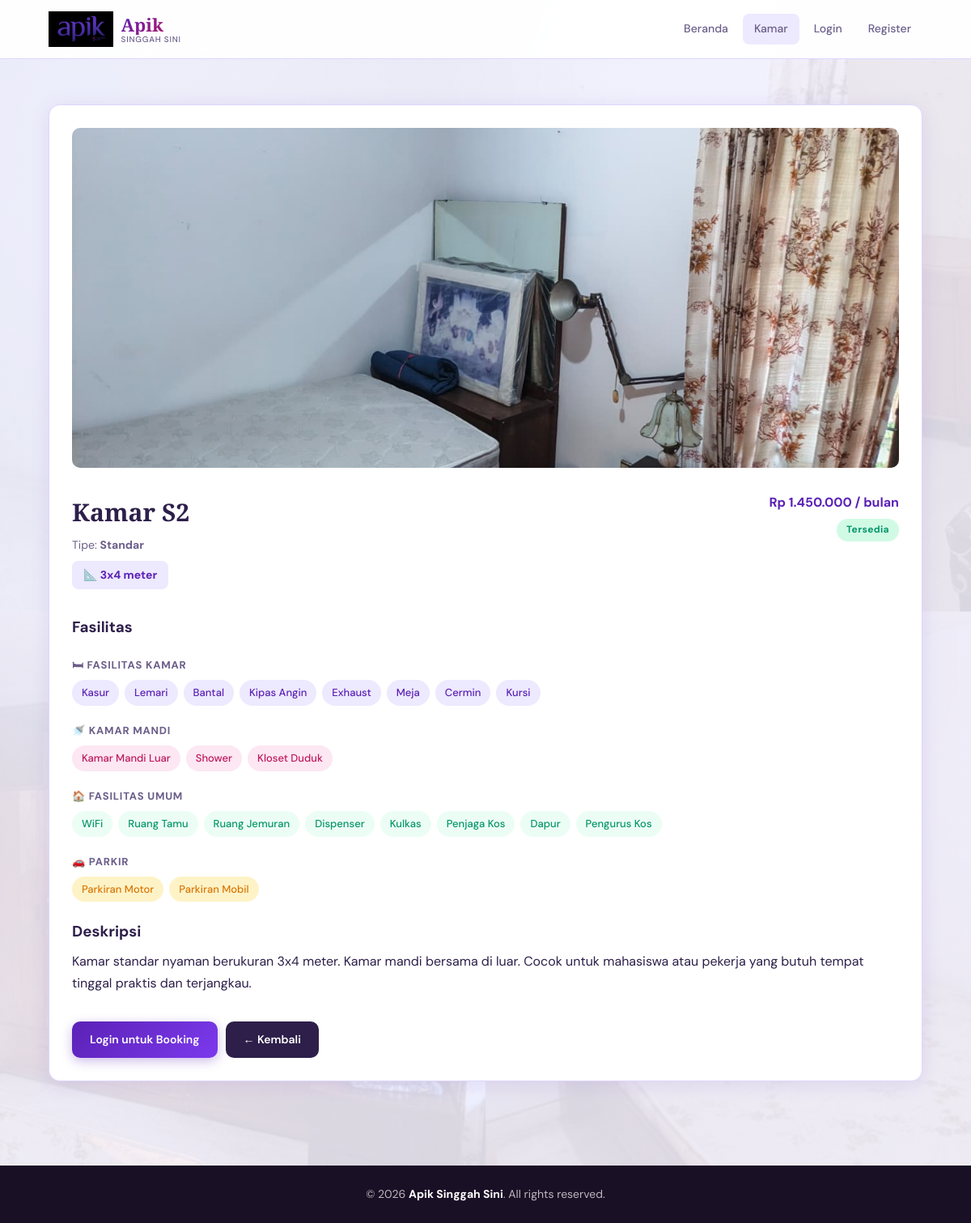
Screenshot of /detail-kamar.php?id=2 with the database file from the repository.
### tables this page shows
CREATE TABLE IF NOT EXISTS rooms (
  id                    INT AUTO_INCREMENT PRIMARY KEY,
  nomor                 VARCHAR(10)  NOT NULL UNIQUE,
  tipe                  VARCHAR(50)  NOT NULL,
  harga                 INT          NOT NULL,
  status                ENUM('kosong','booking','terisi') DEFAULT 'kosong',
  ukuran                VARCHAR(30),
  foto                  VARCHAR(255),
  fasilitas_kamar       TEXT,
  fasilitas_kamar_mandi TEXT,
  fasilitas_umum        TEXT,
  fasilitas_parkir      TEXT,
  deskripsi             TEXT,
  created_at            TIMESTAMP DEFAULT CURRENT_TIMESTAMP
);

### detail-kamar.php (the view, shortened to what this page needs)
<?php
require_once 'includes/config.php';
$id = filter_input(INPUT_GET, 'id', FILTER_VALIDATE_INT);
$db   = getDB();
$stmt = $db->prepare('SELECT * FROM rooms WHERE id = ?');
$stmt->execute([$id]);
$room = $stmt->fetch();
$facKamar  = parseFacility($room['fasilitas_kamar']);
$facKM     = parseFacility($room['fasilitas_kamar_mandi']);
$facUmum   = parseFacility($room['fasilitas_umum']);
$facParkir = parseFacility($room['fasilitas_parkir']);
$canBook = $room['status'] === 'kosong';
?>
<!DOCTYPE html>
<html lang="id">
<head>
  <link rel="stylesheet" href="assets/css/style.css">
</head>
<body>
<?php include 'includes/navbar.php'; ?>
<main class="container section">
  <div class="detail-card">
    <img src="<?= e($room['foto']) ?>" alt="Kamar <?= e($room['nomor']) ?>" class="detail-image"
         onerror="this.src='assets/images/kamar-a1.jpg'">
    <div style="display:flex;align-items:flex-start;justify-content:space-between;flex-wrap:wrap;gap:10px;margin-bottom:8px;">
      <div>
        <h2 style="margin-bottom:4px;">Kamar <?= e($room['nomor']) ?></h2>
        <p style="color:var(--muted);font-size:14px;">Tipe: <strong><?= e($room['tipe']) ?></strong></p>
      </div>
      <div style="text-align:right;">
        <p class="price" style="margin:0;"><?= formatRupiah($room['harga']) ?> / bulan</p>
        <?= statusBadge($room['status']) ?>
      </div>
    </div>
    <?php if ($room['ukuran']): ?>
      <div class="ukuran-badge">📐 <?= e($room['ukuran']) ?></div>
    <?php endif; ?>
    <h3 style="margin-top:20px;margin-bottom:14px;">Fasilitas</h3>
    <?php if ($facKamar): ?>
      <div class="fac-section">
        <div class="fac-section-title">🛏 Fasilitas Kamar</div>
        <div class="fac-tags">
          <?php foreach ($facKamar as $f): ?>
            <span class="fac-tag"><?= e($f) ?></span>
          <?php endforeach; ?>
        </div>
      </div>
    <?php endif; ?>
    <?php if ($facKM): ?>
      <div class="fac-section">
        <div class="fac-section-title">🚿 Kamar Mandi</div>
        <div class="fac-tags">
          <?php foreach ($facKM as $f): ?>
            <span class="fac-tag fac-tag-km"><?= e($f) ?></span>
          <?php endforeach; ?>
        </div>
      </div>
    <?php endif; ?>
    <?php if ($facUmum): ?>
      <div class="fac-section">
        <div class="fac-section-title">🏠 Fasilitas Umum</div>
        <div class="fac-tags">
          <?php foreach ($facUmum as $f): ?>
            <span class="fac-tag fac-tag-umum"><?= e($f) ?></span>
          <?php endforeach; ?>
        </div>
      </div>
    <?php endif; ?>
    <?php if ($facParkir): ?>
      <div class="fac-section">
        <div class="fac-section-title">🚗 Parkir</div>
        <div class="fac-tags">
          <?php foreach ($facParkir as $f): ?>
            <span class="fac-tag fac-tag-parkir"><?= e($f) ?></span>
          <?php endforeach; ?>
        </div>
      </div>
    <?php endif; ?>
    <h3 style="margin-top:22px;margin-bottom:8px;">Deskripsi</h3>
    <p><?= e($room['deskripsi'] ?? '') ?></p>
    <div style="margin-top:24px;display:flex;gap:10px;flex-wrap:wrap;align-items:center;">
      <?php if (!$canBook): ?>
        <span class="btn-disabled">
          <?= $room['status'] === 'terisi' ? 'Kamar Sudah Terisi' : 'Sedang Dipesan' ?>
        </span>
      <?php elseif (!$user): ?>
        <a href="login.php" class="btn-primary">Login untuk Booking</a>
      <?php elseif ($user['role'] === 'admin'): ?>
        <span class="btn-disabled">Admin Tidak Bisa Booking</span>
      <?php else: ?>
        <button class="btn-primary" onclick="openBookingModal()">
          Booking Kamar Ini
        </button>
      <?php endif; ?>
      <a href="kamar.php" class="btn-secondary">← Kembali</a>
    </div>
  </div>
</main>
<?php include 'includes/footer.php'; ?>
</body>
</html>

### includes/config.php (shortened to what this page needs)
<?php
function getLoggedInUser(): ?array {
    return $_SESSION['user'] ?? null;
}
function formatRupiah(int $n): string {
    return 'Rp ' . number_format($n, 0, ',', '.');
}
function parseFacility(?string $csv): array {
    return array_map('trim', explode(',', $csv));
}
function e(string $s): string {
    return htmlspecialchars($s, ENT_QUOTES, 'UTF-8');
}
function statusBadge(string $status): string {
    $map = [
        'kosong'               => ['class' => 'status-kosong',  'label' => 'Tersedia'],
        'booking'              => ['class' => 'status-booking', 'label' => 'Sedang Dipesan'],
        'terisi'               => ['class' => 'status-terisi',  'label' => 'Terisi'],
        'menunggu_konfirmasi'  => ['class' => 'status-booking', 'label' => 'Menunggu Konfirmasi'],
        'diterima'             => ['class' => 'status-kosong',  'label' => 'Diterima ✓'],
        'ditolak'              => ['class' => 'status-full',    'label' => 'Ditolak'],
    ];
    $s = $map[$status] ?? ['class' => 'status-full', 'label' => $status];
    return '<span class="status ' . $s['class'] . '">' . $s['label'] . '</span>';
}

### assets/css/style.css (style rules this page uses)
*, *::before, *::after { margin: 0; padding: 0; box-sizing: border-box; }
:root { --purple: #5B21B6; --purple-mid: #7C3AED; --purple-light: #EDE9FE; --pink: #BE185D; --pink-light: #FCE7F3; --dark: #1a1025; --text: #2d1f4a; --muted: #6b5e8a; --surface: #ffffff; --bg: #f5f3ff; --border: #ddd6fe; --success: #059669; --success-light:#d1fae5; --warning: #d97706; --warning-light:#fef3c7; --danger: #dc2626; --danger-light: #fee2e2; --radius: 14px; --shadow: 0 4px 24px rgba(91,33,182,0.10); --shadow-lg: 0 8px 40px rgba(91,33,182,0.16); }
body { background: linear-gradient(rgba(245, 243, 255, 0.88), rgba(245, 243, 255, 0.88)), url('../images/bg-kosan.jpg') center/cover no-repeat fixed; background-color: var(--bg); color: var(--text); font-family: 'DM Sans', sans-serif; line-height: 1.65; }
.container { width: 90%; max-width: 1100px; margin: auto; }
.section { padding: 56px 0; }
.section h2 { margin-bottom: 14px; font-family: 'Playfair Display', serif; font-size: 30px; color: var(--text); }
.btn-primary, .btn-secondary, .btn-whatsapp, .btn-disabled, .btn-payment, .btn-success { display: inline-block; padding: 11px 22px; border-radius: 10px; text-decoration: none; font-weight: 600; font-size: 14px; margin-top: 10px; cursor: pointer; border: none; transition: all .2s; font-family: 'DM Sans', sans-serif; }
.btn-primary { background: linear-gradient(135deg, var(--purple) 0%, var(--purple-mid) 100%); color: white; box-shadow: 0 4px 14px rgba(91,33,182,0.3); }
.btn-secondary { background: var(--text); color: white; }
.price { color: var(--purple); font-weight: 700; margin: 8px 0; font-size: 16px; }
.status { display: inline-block; padding: 4px 12px; border-radius: 20px; font-size: 12px; font-weight: 700; margin: 6px 0; text-transform: capitalize; letter-spacing: 0.03em; }
.status-kosong { background: var(--success-light); color: var(--success); }
.detail-card { background: white; padding: 28px; border-radius: var(--radius); box-shadow: var(--shadow); border: 1px solid var(--border); }
.detail-image { width: 100%; max-height: 420px; object-fit: cover; border-radius: 10px; margin-bottom: 22px; }
.fac-section { margin: 20px 0; }
.fac-section-title { font-size: 13px; font-weight: 700; text-transform: uppercase; letter-spacing: .06em; color: var(--muted); margin-bottom: 8px; }
.fac-tags { display: flex; flex-wrap: wrap; gap: 7px; }
.fac-tag { background: var(--purple-light); color: var(--purple); padding: 5px 12px; border-radius: 20px; font-size: 13px; font-weight: 500; }
.fac-tag-km { background: #fce7f3; color: var(--pink); }
.fac-tag-umum { background: #ecfdf5; color: var(--success); }
.fac-tag-parkir { background: #fef3c7; color: var(--warning); }
.ukuran-badge { display: inline-flex; align-items: center; gap: 6px; background: var(--purple-light); color: var(--purple); padding: 6px 14px; border-radius: 8px; font-weight: 700; font-size: 14px; margin-bottom: 12px; }

### rows the page displays
rooms: foto (picture), nomor "S2", tipe "Standar", harga "Rp 1.450.000", status "Tersedia", ukuran "3x4 meter", fasilitas_kamar "Kasur", fasilitas_kamar "Lemari", fasilitas_kamar "Bantal", fasilitas_kamar "Kipas Angin", fasilitas_kamar "Exhaust", fasilitas_kamar "Meja", fasilitas_kamar "Cermin", fasilitas_kamar "Kursi", fasilitas_kamar_mandi "Kamar Mandi Luar", fasilitas_kamar_mandi "Shower", fasilitas_kamar_mandi "Kloset Duduk", fasilitas_umum "WiFi", fasilitas_umum "Ruang Tamu", fasilitas_umum "Ruang Jemuran", fasilitas_umum "Dispenser", fasilitas_umum "Kulkas", fasilitas_umum "Penjaga Kos", fasilitas_umum "Dapur", fasilitas_umum "Pengurus Kos", fasilitas_parkir "Parkiran Motor", fasilitas_parkir "Parkiran Mobil", deskripsi "Kamar standar nyaman berukuran 3x4 meter. Kamar mandi bersama di luar. Cocok untuk mahasiswa atau pekerja yang butuh tempat tinggal praktis dan terjangkau."

### other values shown
SITE_NAME "Apik Singgah Sini"
